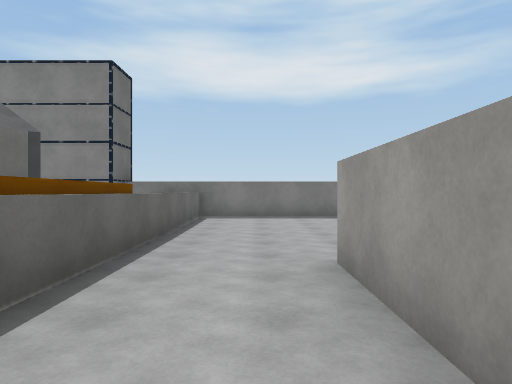
[1] (above)

18 first-person views from a walk through a Unity game level. The camera is 1.4 m above the floor, looks level and sees 70° across. The floor is counted in squares, 2 m on a side. Each view is taken from the middle of a square. On the plan, view 1 faces up. The plan holds only what a view shows up to about 11 squares ahead; the rest is blank. The place goes on beyond the plan. The player is left out. Some animated figures are not drawn. Some surface patterns are stand-ins.

[2]
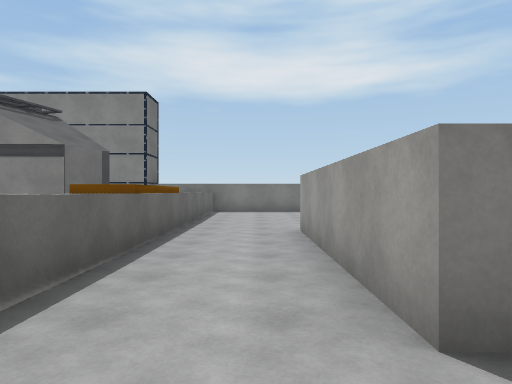

[3]
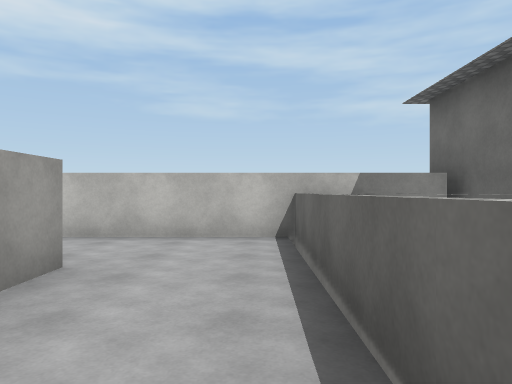

[4]
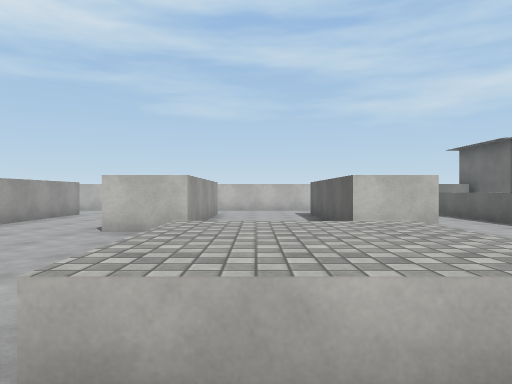

[5]
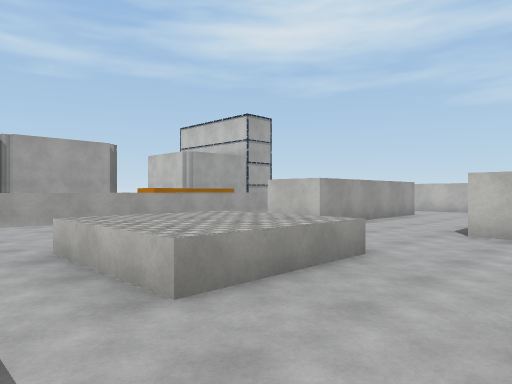

[6]
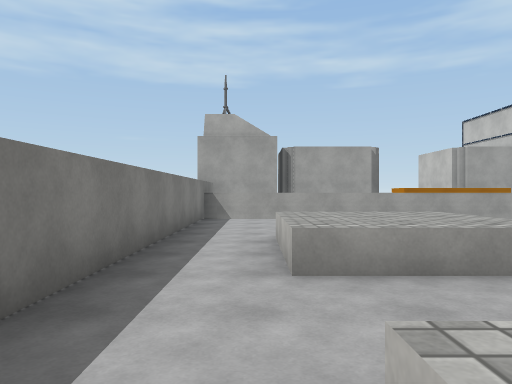

[7]
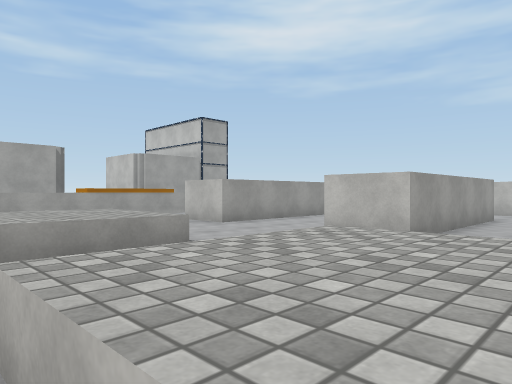

[8]
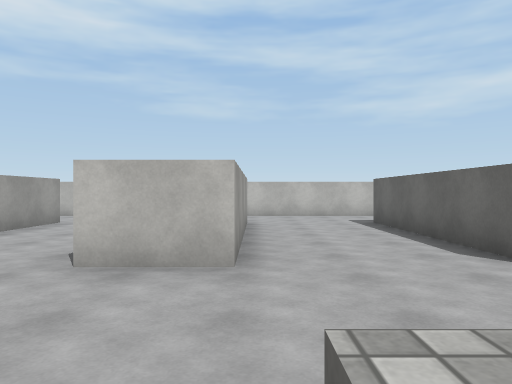

[9]
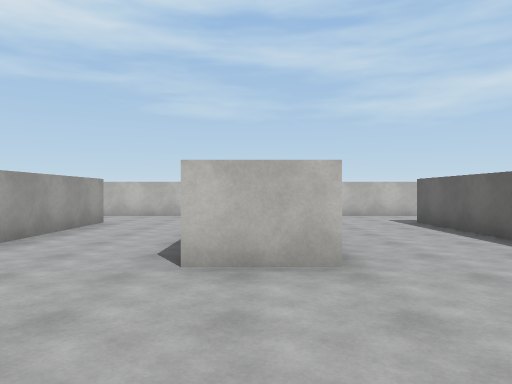

[10]
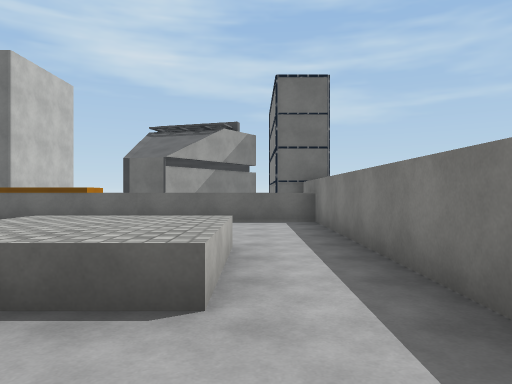

[11]
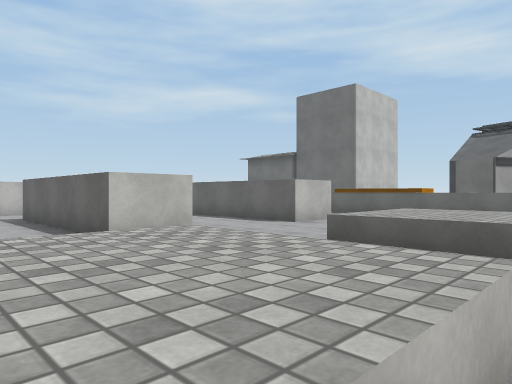

[12]
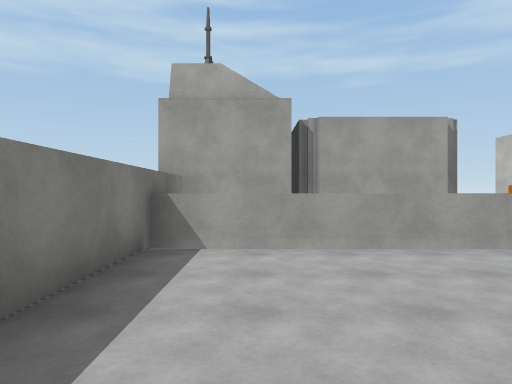

[13]
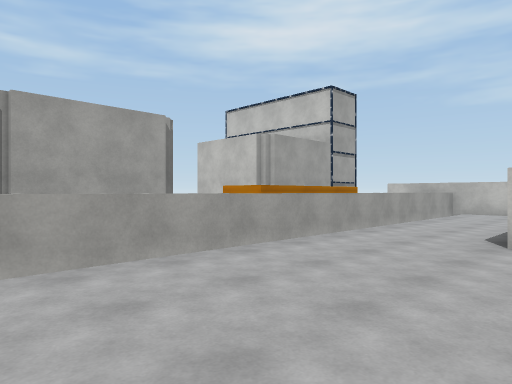

[14]
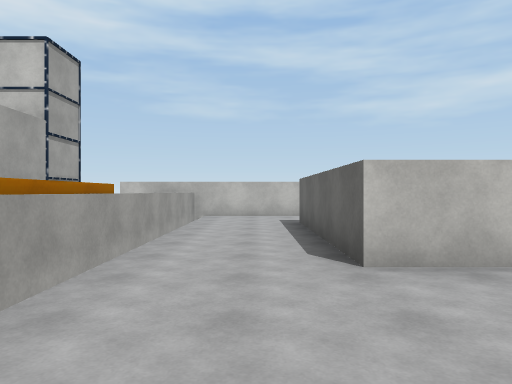

[15]
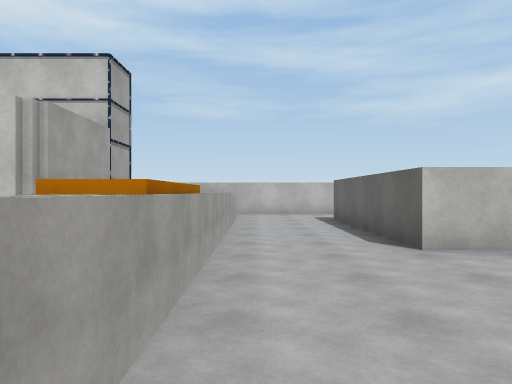

[16]
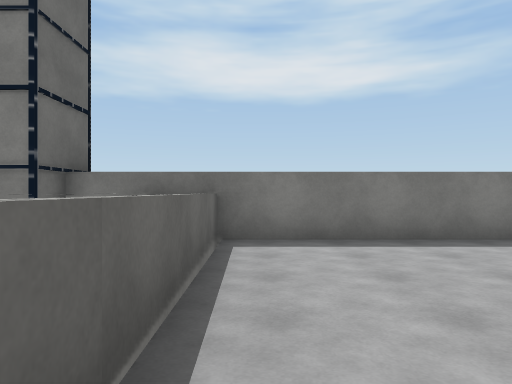

[17]
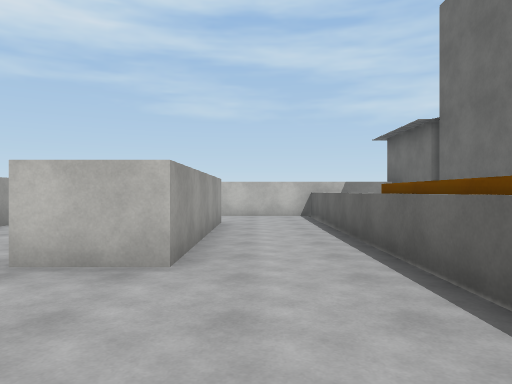

[18]
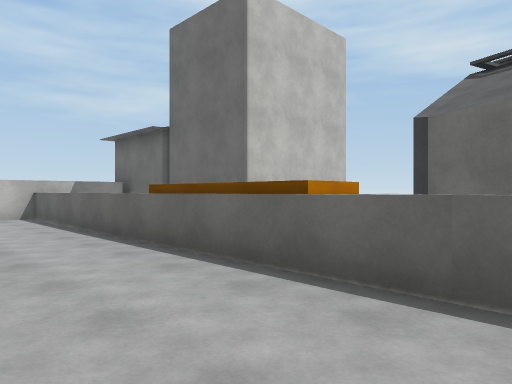

### Floor plan
Key: @ floor where view 1 was taken; # wall or solid block; . floor; ^ raised ledge; v drop or lower ground.
Columns run from 4 left of view 1 to 16 right of it. Each row starts with its distance up from view 1.
 11 ##################  #
 10 #^^...............^^v
  9   ^...............^ v
  8  ^^....^^..^^^....^ v
  7 v ^....^^..^^^....^
  6 # ^...............^
  5 v^#...............#^
  4   #...............#
  3   #..##...#...##..#
  2  ^^..##...#...##..^
  1 v ^..##...#...##..^
  0 v ^.@##...#...##..^
 -1 v^^..##...#...##..^
 -2 v ^...............^
 -3 v ^...............^
 -4 #####################

Positions as (right, up) in squares from view 1, and headings:
1: (0, 0), facing up
2: (0, -3), facing up
3: (-1, 2), facing down
4: (4, 10), facing down
5: (5, 10), facing down-right
6: (4, 9), facing right
7: (3, 9), facing down-right
8: (5, 7), facing down
9: (6, 7), facing down
10: (7, 9), facing left
11: (9, 9), facing down-left
12: (9, 9), facing right
13: (10, 9), facing down-right
14: (12, 7), facing down
15: (13, 8), facing down
16: (-1, 5), facing up
17: (0, 7), facing down
18: (1, 7), facing down-left
